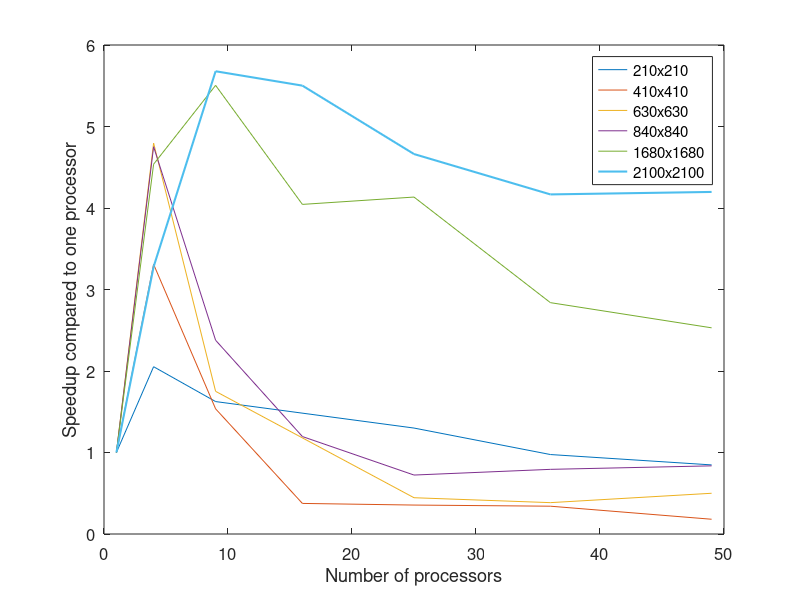

Write MATLAB code to recreate this figure.
procs  = [1,4,9,16,25,36,49];
procs2 = [1,4,9,25,36,49];


results_210  = [0.039 0.019  0.024 0.030 0.040 0.046];
results_410  = [0.364 0.110 0.237 0.970 1.025 1.067  2.010];
speedup_210 = results_210(1) ./ results_210;
speedup_410 = results_410(1) ./ results_410;
results_630 = [1.530 0.319 0.874 3.437 3.976 3.061];
speedup_630 = results_630(1) ./ results_630;
results_1680 = [43.852, 9.665, 7.966, 10.843, 10.607, 15.448,17.334];
speedup_1680 = results_1680(1) ./ results_1680;
results_840  = [3.792, 0.798,1.595,3.171 ,5.242,4.780 ,4.534];
speedup_840  = results_840(1) ./ results_840;
results_2100 = [96.001 29.281, 16.908 17.450,20.592,23.040,22.873 ];
speedup_2100 = results_2100(1) ./ results_2100;

plot(procs2, speedup_210, procs, speedup_410, procs2, speedup_630, ... 
    procs, speedup_840, procs, speedup_1680, procs, speedup_2100, ...
    'LineWidth', 1.5)
set(gca, 'FontSize', 12)
legend('210x210','410x410', '630x630','840x840','1680x1680','2100x2100')
ylabel('Speedup compared to one processor')
xlabel('Number of processors')